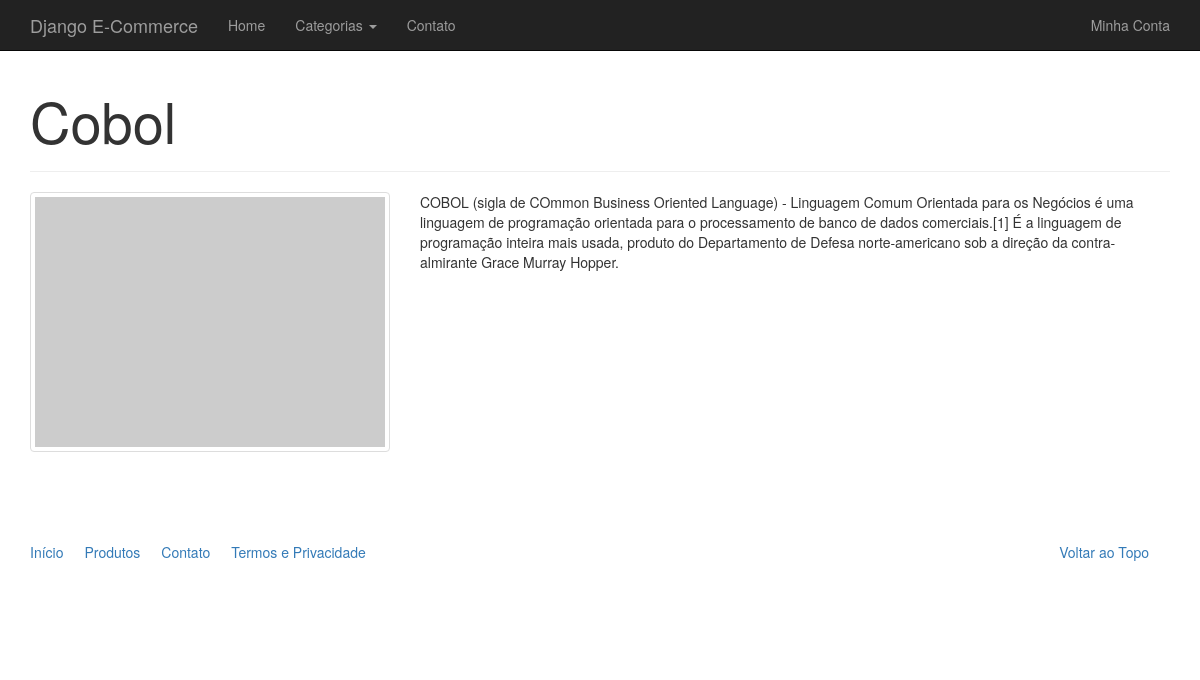
The page /catalogo/produtos/cobol on the database its author committed.
### catalog/models.py (models this page shows, shortened)
class Product(models.Model):
    name = models.CharField('Nome', max_length=100)
    slug = models.SlugField('Identificador', max_length=100)
    category = models.ForeignKey('catalog.Category', verbose_name='Categoria')
    description = models.TextField('Descrição', blank=True) # blank permite campo nulo
    price = models.DecimalField('Preço',decimal_places=2, max_digits=8) #place = 2 casas decimais
    created = models.DateTimeField('Criado em', auto_now_add=True)
    modified = models.DateTimeField('Modificado em', auto_now=True)
    class Meta:
        verbose_name = 'Produto'
        verbose_name_plural = 'Produtos'  #aparace la no catalogo da aplicacao django-admin
        ordering = ['name']
    def __str__(self):
        return self.name

### catalog/views.py (the view)
# urls.py: url(r'^produtos/(?P<slug>[\w_-]+)$', views.product, name='product'),
def product(request, slug):
    product = Product.objects.get(slug=slug)
    context = {
        'product': product
    }
    return render(request, 'catalog/product.html', context)

### catalog/context_processors.py (called while the page is built)
def categories(request):
    return {
        'categories': Category.objects.all() #metodo rastreado no settings.py
    }

### catalog/models.py (called while the page is built)
    def __str__(self):
        return self.name

    def get_absolute_url(self):
        return reverse('catalog:category', kwargs={'slug': self.slug})

### catalog/templates/catalog/product.html (shortened to what this page needs)
{% extends "base.html" %}
{% block container %}
<div class="page-header">
  <h1>{{ product }}</h1>
</div>
<div class="row">
  <div class="col-sm-4">
      <a href="#" class="thumbnail">
          <img src="http://placehold.it/350x250" alt="" />
      </a>
  </div>
  <div class="col-sm-8">
      {{ product.description|linebreaks }}
  </div>
</div>
{% endblock %}

### rows shown on the page
Product: name "Cobol", description "COBOL (sigla de COmmon Business Oriented Language) - Linguagem Comum Orientada para os Negócios é uma linguagem de programação orientada para o processamento de banco de dados comerciais.[1] É a linguagem de programação inteira mais usada, produto do Departamento de Defesa norte-americano sob a direção da contra-almirante Grace Murray Hopper."
